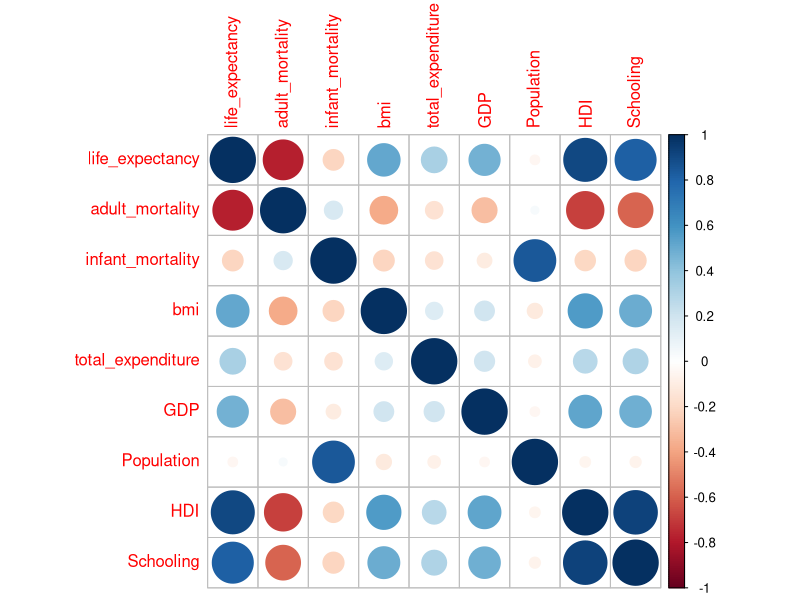
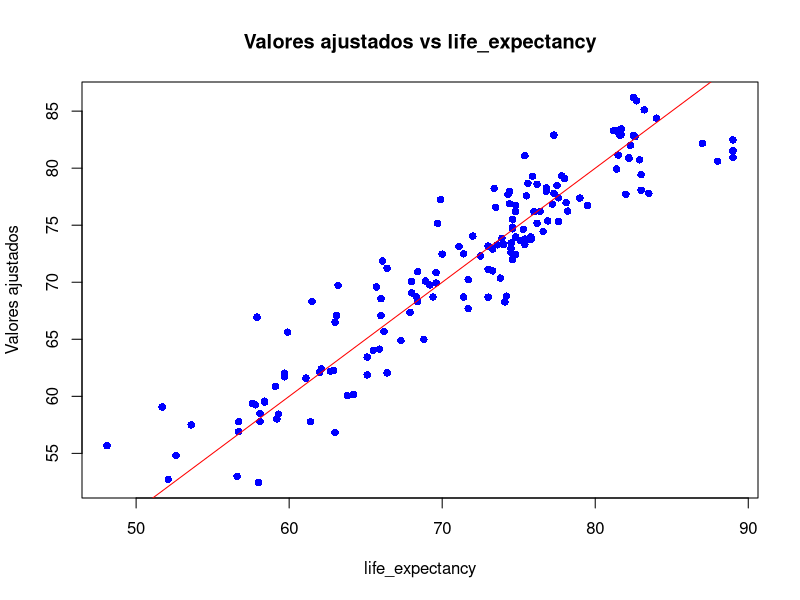
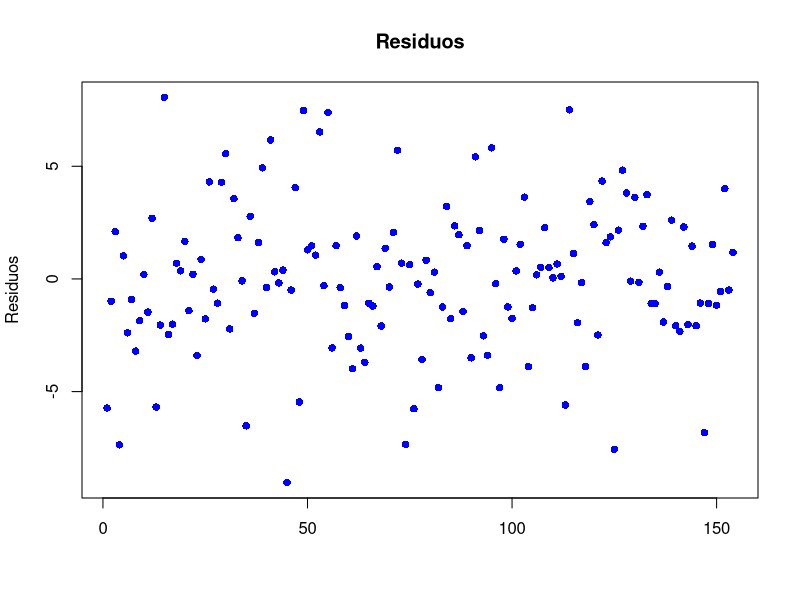
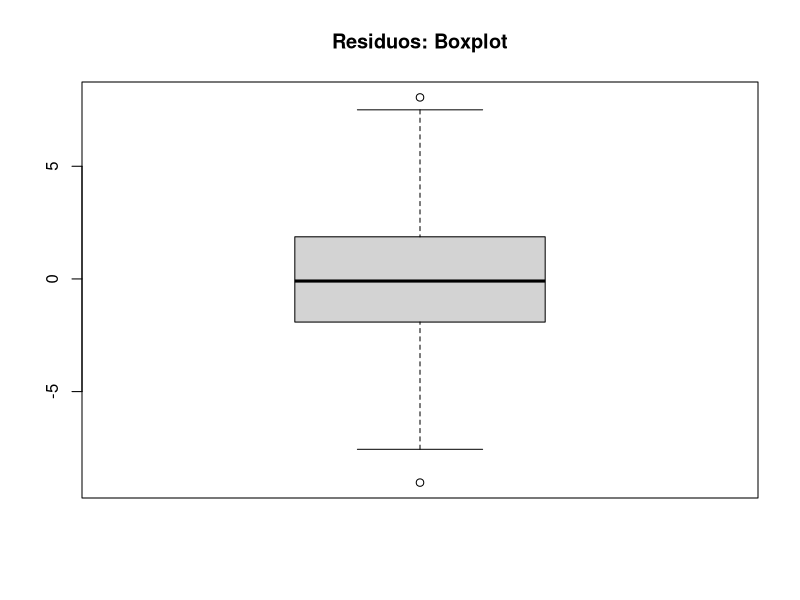
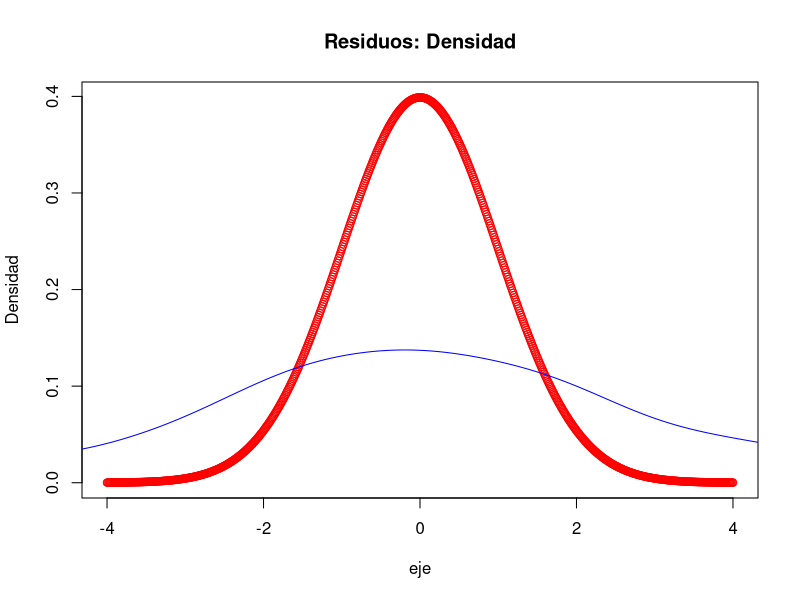
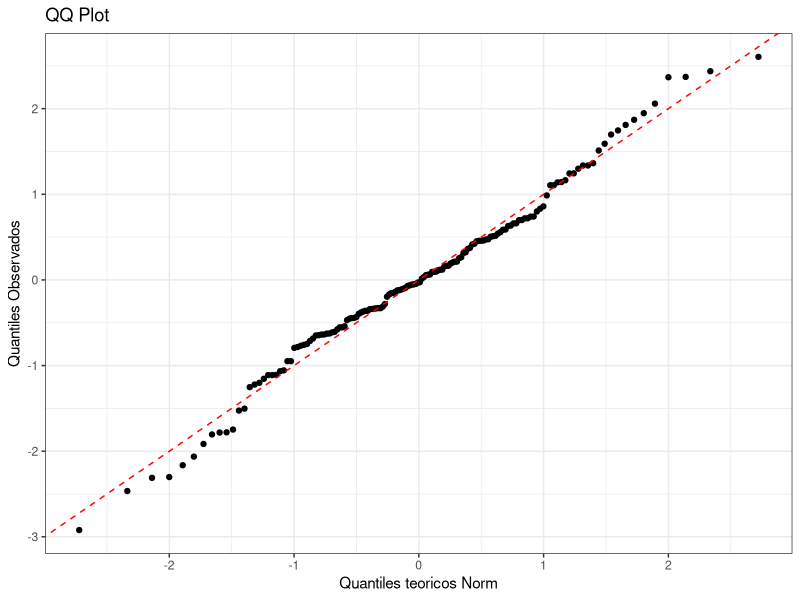

The R script that drew these images, in order:
###########  Carga de librerias ########### 
library(corrplot)
library(ggplot2)
library(readxl)
library(tidyverse)

########### Carga de datos ########### 
setwd("C:/Users/Nacho/Desktop/Modelos Lineales/Trabajo final")
datos <- read_excel('datos_edv.xlsx')
continente <- read_excel('Pais-Continente.xlsx')
datos <- left_join(datos, continente, by = join_by(country == pais))

###########  Transformaciones ########### 
datos$status <- as.factor(datos$status)
levels(datos$status)
datos$continente <- as.factor(datos$continente)
levels(datos$continente)

########### Descripción ########### 
nrow(datos) #filas
ncol(datos) #columnas
summary(datos) #estadisticas basicas
apply(X = 100*(is.na(datos)/nrow(datos)), MARGIN = 2, FUN = sum) #proporcion de NA's
  #22% de los paises no tienen el dato de población, 15% el de GDP
nrow(na.omit(datos)) #Registros completos, sin NA en ninguna variable

#Correlación
corr <- data.frame(cor(na.omit(datos)[,(3:11)])) 
corr_matrix <- cor(as.matrix(na.omit(datos)[,(3:11)]))
View(corr)
dev.off()
corrplot(corr_matrix)
#Baja correlacion con population (variable con mayor proporción de NA's)
#Alta correlacion con HDI (razonable por la formula de cálculo: https://psicologiaymente.com/cultura/indice-desarrollo-humano)
  #Se excluye por potenciales problemas
  #Hay alguna correlacion alta entre los regresores -> evaluar
datos <- datos[,-10] #HDI
datos <- datos[,-1] #country

########### Modelado ########### 
modelo1 = lm(formula = life_expectancy ~ ., data = datos) 
summary(modelo1) #Resumen del modelo

#Comenzamos quitando del modelo a las variables menos significativas individualmente

#1. Population
modelo2 = lm(formula = life_expectancy ~ ., data = datos[,-8]) 
summary(modelo2) #Resumen del modelo

#2. BMI
modelo3 = lm(formula = life_expectancy ~ ., data = datos[,-c(8,5)]) 
summary(modelo3) #Resumen del modelo

#3. infant_mortality
modelo4 = lm(formula = life_expectancy ~ ., data = datos[,-c(8,5,4)]) 
summary(modelo4) #Resumen del modelo

#Va aumentando el R2 ajustado

########### Diagnostico ###########
modelo_final = modelo4

#Esperanza de vida vs Valores ajustados
plot(na.omit(datos[,-c(8,5,4)])$life_expectancy, 
     modelo_final$fitted.values, 
     ylab = "Valores ajustados",
     xlab = "life_expectancy",
     main = "Valores ajustados vs life_expectancy",
     pch = 16, 
     col = "blue")
     abline(0, 1 , col = "red")

#Residuos: scatter plot
plot(modelo_final$residuals, 
     ylab = "Residuos",
     xlab = "",
     main = "Residuos",
     pch = 16, 
     col = "blue")

#Residuos: Boxplot
boxplot(modelo_final$residuals,
        main = "Residuos: Boxplot")

#Residuos: Densidad
eje <- seq(-4,4,0.01)
plot(eje, 
     dnorm(eje, mean=0, sd=1), 
     col = 'red', 
     main = 'Residuos: Densidad',
     ylab = 'Densidad'
     )
lines(density(modelo_final$residuals), col = 'blue')

#Residuos: QQ Plot
ggplot(modelo_final, aes(sample = rstudent(modelo_final))) +
  geom_qq() +
  geom_abline(slope = 1, intercept = 0, color = "red", linetype = "dashed") +
  xlab("Quantiles teoricos Norm") +
  ylab("Quantiles Observados") +
  ggtitle("QQ Plot") +
  theme_bw()

#Residuos: Test de normalidad
shapiro.test(modelo_final$residuals)
tseries::jarque.bera.test(modelo_final$residuals)
ks.test(modelo_final$residuals, 'pnorm')